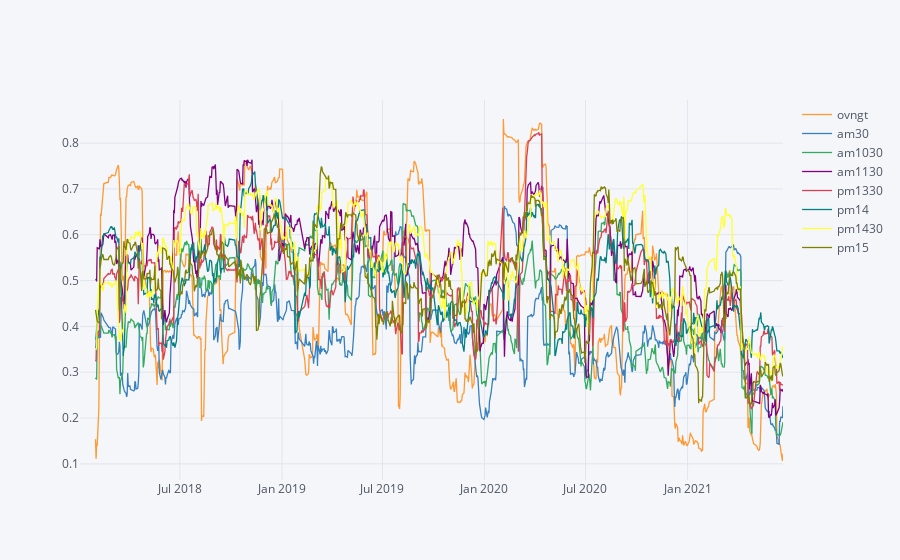

The notebook cell this image was saved under:
### Code cell
d.iplot()

### Figure 1 — Plotly figure (JSON) as saved in the notebook; plotly's stock layout.template omitted (floating-point values rounded to 4 significant figures; data arrays with more than 128 entries replaced by an {"elided": "..."} marker saying what was removed)
{"data": [{"line": {"color": "rgba(255, 153, 51, 1.0)", "dash": "solid", "shape": "linear", "width": 1.3}, "mode": "lines", "name": "ovngt", "text": "", "type": "scatter", "x": {"elided": "842 str values"}, "y": {"elided": "842 mixed values"}}, {"line": {"color": "rgba(55, 128, 191, 1.0)", "dash": "solid", "shape": "linear", "width": 1.3}, "mode": "lines", "name": "am30", "text": "", "type": "scatter", "x": {"elided": "842 str values"}, "y": {"elided": "842 mixed values"}}, {"line": {"color": "rgba(50, 171, 96, 1.0)", "dash": "solid", "shape": "linear", "width": 1.3}, "mode": "lines", "name": "am1030", "text": "", "type": "scatter", "x": {"elided": "842 str values"}, "y": {"elided": "842 mixed values"}}, {"line": {"color": "rgba(128, 0, 128, 1.0)", "dash": "solid", "shape": "linear", "width": 1.3}, "mode": "lines", "name": "am1130", "text": "", "type": "scatter", "x": {"elided": "842 str values"}, "y": {"elided": "842 mixed values"}}, {"line": {"color": "rgba(219, 64, 82, 1.0)", "dash": "solid", "shape": "linear", "width": 1.3}, "mode": "lines", "name": "pm1330", "text": "", "type": "scatter", "x": {"elided": "842 str values"}, "y": {"elided": "842 mixed values"}}, {"line": {"color": "rgba(0, 128, 128, 1.0)", "dash": "solid", "shape": "linear", "width": 1.3}, "mode": "lines", "name": "pm14", "text": "", "type": "scatter", "x": {"elided": "842 str values"}, "y": {"elided": "842 mixed values"}}, {"line": {"color": "rgba(255, 255, 51, 1.0)", "dash": "solid", "shape": "linear", "width": 1.3}, "mode": "lines", "name": "pm1430", "text": "", "type": "scatter", "x": {"elided": "842 str values"}, "y": {"elided": "842 mixed values"}}, {"line": {"color": "rgba(128, 128, 0, 1.0)", "dash": "solid", "shape": "linear", "width": 1.3}, "mode": "lines", "name": "pm15", "text": "", "type": "scatter", "x": {"elided": "842 str values"}, "y": {"elided": "842 mixed values"}}], "layout": {"legend": {"bgcolor": "#F5F6F9", "font": {"color": "#4D5663"}}, "paper_bgcolor": "#F5F6F9", "plot_bgcolor": "#F5F6F9", "title": {"font": {"color": "#4D5663"}}, "xaxis": {"gridcolor": "#E1E5ED", "showgrid": true, "tickfont": {"color": "#4D5663"}, "title": {"font": {"color": "#4D5663"}, "text": ""}, "zerolinecolor": "#E1E5ED"}, "yaxis": {"gridcolor": "#E1E5ED", "showgrid": true, "tickfont": {"color": "#4D5663"}, "title": {"font": {"color": "#4D5663"}, "text": ""}, "zerolinecolor": "#E1E5ED"}}}
